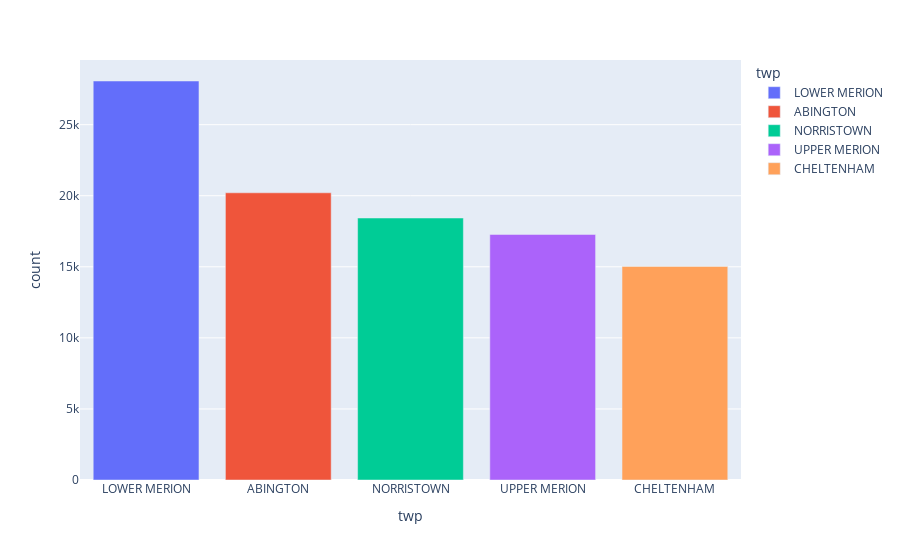

Notebook cell for this chart:
### Code cell
fig = px.bar(data_frame=df2,x='twp',y='count',color='twp')
fig

### Figure 1 — Plotly figure (JSON) as saved in the notebook; plotly's stock layout.template omitted (floating-point values rounded to 4 significant figures)
{"data": [{"alignmentgroup": "True", "hovertemplate": "twp=%{x}<br>count=%{y}<extra></extra>", "legendgroup": "LOWER MERION", "marker": {"color": "#636efa"}, "name": "LOWER MERION", "offsetgroup": "LOWER MERION", "orientation": "v", "showlegend": true, "textposition": "auto", "type": "bar", "x": ["LOWER MERION"], "xaxis": "x", "y": [28073], "yaxis": "y"}, {"alignmentgroup": "True", "hovertemplate": "twp=%{x}<br>count=%{y}<extra></extra>", "legendgroup": "ABINGTON", "marker": {"color": "#EF553B"}, "name": "ABINGTON", "offsetgroup": "ABINGTON", "orientation": "v", "showlegend": true, "textposition": "auto", "type": "bar", "x": ["ABINGTON"], "xaxis": "x", "y": [20206], "yaxis": "y"}, {"alignmentgroup": "True", "hovertemplate": "twp=%{x}<br>count=%{y}<extra></extra>", "legendgroup": "NORRISTOWN", "marker": {"color": "#00cc96"}, "name": "NORRISTOWN", "offsetgroup": "NORRISTOWN", "orientation": "v", "showlegend": true, "textposition": "auto", "type": "bar", "x": ["NORRISTOWN"], "xaxis": "x", "y": [18433], "yaxis": "y"}, {"alignmentgroup": "True", "hovertemplate": "twp=%{x}<br>count=%{y}<extra></extra>", "legendgroup": "UPPER MERION", "marker": {"color": "#ab63fa"}, "name": "UPPER MERION", "offsetgroup": "UPPER MERION", "orientation": "v", "showlegend": true, "textposition": "auto", "type": "bar", "x": ["UPPER MERION"], "xaxis": "x", "y": [17276], "yaxis": "y"}, {"alignmentgroup": "True", "hovertemplate": "twp=%{x}<br>count=%{y}<extra></extra>", "legendgroup": "CHELTENHAM", "marker": {"color": "#FFA15A"}, "name": "CHELTENHAM", "offsetgroup": "CHELTENHAM", "orientation": "v", "showlegend": true, "textposition": "auto", "type": "bar", "x": ["CHELTENHAM"], "xaxis": "x", "y": [15026], "yaxis": "y"}], "layout": {"barmode": "relative", "legend": {"title": {"text": "twp"}, "tracegroupgap": 0}, "margin": {"t": 60}, "xaxis": {"anchor": "y", "categoryarray": ["LOWER MERION", "ABINGTON", "NORRISTOWN", "UPPER MERION", "CHELTENHAM"], "categoryorder": "array", "domain": [0, 1], "title": {"text": "twp"}}, "yaxis": {"anchor": "x", "domain": [0, 1], "title": {"text": "count"}}}}
